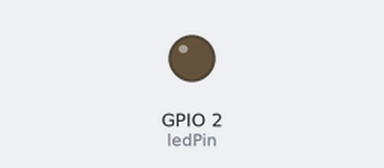
The sketch below on a simulated ESP32. Shown: output pins drawn as LEDs (lit = HIGH). WiFi joins after 1.5 s; servers stay silent unless stated; no MQTT or app messages arrive unless stated; what the sketch prints to the serial monitor is not drawn.

Above: at 0.0 s.
At 1.7 s:
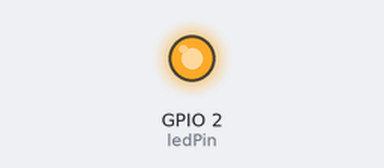
Timing chart, 0 to 3.4 s (numbered marks = the images above):
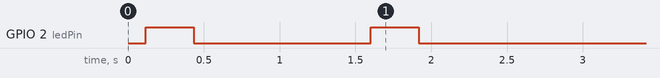

The sketch:

sensor_1.ino
```cpp
#include <WiFi.h>
#include <PubSubClient.h>
#include <random>

const char* ssid = "iksim";
const char* password = "ik3869662";

const char* mqtt_server = "192.168.154.176";

int timer = 1;

int last_time = 0;
double last_temp[12];
double sigma = 3;
double mean = 25;

std::default_random_engine generator;
std::normal_distribution<float> distribution(mean, sigma);

WiFiClient espClient;
PubSubClient client(espClient);

#define ledPin 2
#define freq 5000
#define channel 0
#define resolution 8

void blink_led(unsigned int times, unsigned int duration){
  for (int t = 0; t < times; t++) {
    for(int dutyCycle = 0; dutyCycle <= 255; dutyCycle++){
      ledcWrite(channel, dutyCycle);
      delayMicroseconds(250);
  }
    delay(duration);
    for(int dutyCycle = 255; dutyCycle >= 0; dutyCycle--){
      ledcWrite(channel, dutyCycle);
      delayMicroseconds(250);
  }
    delay(100);
  }
}

void setup_wifi() {
  delay(50);
  Serial.println();
  Serial.print("Connecting to ");
  Serial.print(ssid);

  WiFi.begin(ssid, password);

  while (WiFi.status() != WL_CONNECTED) {
    blink_led(1, 250);
    delay(1000);
    Serial.print(".");
  }

  Serial.println();
  Serial.println("WiFi connected");
  Serial.println("IP address: ");
  Serial.println(WiFi.localIP());
}

void connect_mqttServer() {
  while (!client.connected()) {
    if (WiFi.status() != WL_CONNECTED){
      setup_wifi();
    }
    Serial.print("Attempting MQTT connection...");
    if (client.connect("node2_sensor")) {
      Serial.println("connected");
      client.subscribe("raspi/sensors");
      timer = 1;
    } else {
      Serial.print("failed, rc=");
      Serial.print(client.state());
      Serial.println(" trying again in " + String(timer) + " seconds");
      blink_led(2, 250);
      delay(timer * 1000);
      timer *= 2;
    }
  }
}

void setup() {
  pinMode(ledPin, OUTPUT);
  Serial.begin(115200);

  ledcSetup(channel, freq, resolution);
  ledcAttachPin(ledPin, channel);

  setup_wifi();
  client.setServer(mqtt_server, 8000);

  double real_mean = 0;
  double real_std = 0;
  for (int i = 0 ; i < 12; i++) {
    last_temp[i] = distribution(generator);
    real_mean += last_temp[i] / 12;
  }

  for (int i = 0 ; i < 12; i++)
    real_std += pow(last_temp[i] - mean, 2) / 12;

  real_std = sqrt(real_std);

  mean = real_mean;
  sigma = real_std;

}

void loop() {
  if (!client.connected()) {
    connect_mqttServer();
  }
  client.loop();
  if (millis() - last_time > 5000) {
    last_time = millis();
    double new_data = distribution(generator);
    mean += (new_data - last_temp[11]) / 12;
    sigma = sqrt(pow(sigma, 2) + (pow(new_data - mean, 2) - pow(last_temp[11] - mean, 2)) / 12);
    for (int i = 11; i > 0; i--) {
      last_temp[i] = last_temp[i-1];
    }
    last_temp[0] = new_data;
    client.publish("raspi/sensors", String("{\"room\": 1, \"node_id\": 2, \"current_temperature\": " + String(new_data) + ", \"temperature_mean\": " + String(mean) + ", \"recent_changes\": " + String(sigma) + "}").c_str());
  }
}
```
